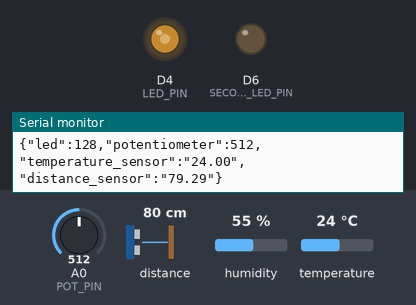
This sketch was run on a simulated ESP8266 (NodeMCU). Parts: output pins drawn as LEDs (lit = HIGH), the last lines printed to the serial monitor. Wiring (inferred from the names in the program): ultrasonic range finder: trigger D2; echo D3. Inputs (shaded band) come from the test bench; at power-on: A0 (POT_PIN) = 512, distance to the obstacle 80 cm, humidity 55 %, temperature 24 °C. The echo pulse lasts 58.3 µs per cm; WiFi joins after 1.5 s; servers stay silent unless stated; pins used as bus, display or sensor lines are not drawn.

Above: at 2.7 s.
2.8 s: A0 (POT_PIN) set to 190
At 4.8 s:
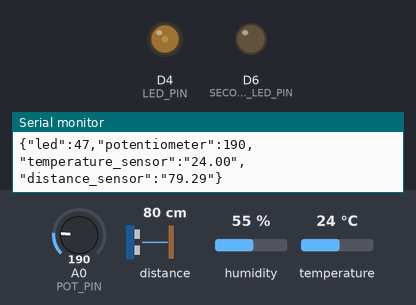
5.1 s: A0 (POT_PIN) set to 716
At 6.6 s:
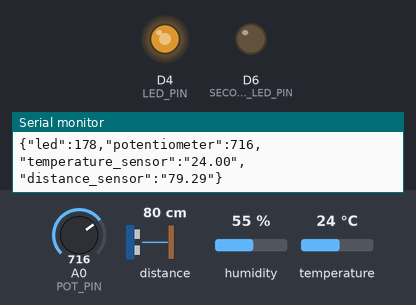
7.3 s: A0 (POT_PIN) set to 992
At 8.4 s:
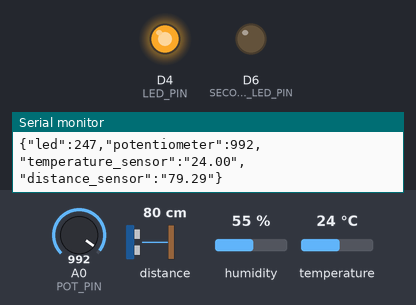
Timing chart, 0 to 10.3 s (numbered marks = the images above; inputs shaded):
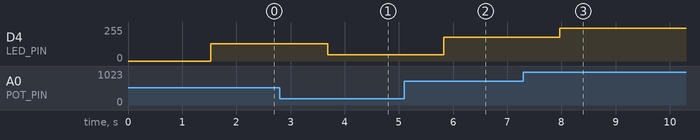

Measured:
- after the input at 2.8 s, D4 (LED_PIN): 128/255 → 47/255 after 0.89 s
- after the input at 5.1 s, D4 (LED_PIN): 47/255 → 178/255 after 0.73 s
- after the input at 7.3 s, D4 (LED_PIN): 178/255 → 247/255 after 0.67 s

The sketch:

WEBSOCKETSAPP.ino
```cpp
#include <ArduinoJson.h>
#include <ESP8266WiFi.h>
#include <ESP8266WebServer.h>
#include <WebSocketsServer.h>
#include <Adafruit_Sensor.h>
#include <DHT.h>

#define DHTPIN D5     // Pin donde está conectado el sensor
#define DHTTYPE DHT11   // Tipo de sensor utilizado (DHT11, DHT22, AM2302, etc.)

DHT dht(DHTPIN, DHTTYPE);

#define TRIGGER_PIN D2
#define ECHO_PIN D3
#define POT_PIN A0
#define LED_PIN D4
#define SECOND_LED_PIN D6 // Nuevo pin para el segundo LED

const char* ssid = "BrionesLaptop";
const char* password = "Briones2004";

IPAddress ip(192,168,137,170);
ESP8266WebServer server(80);
WebSocketsServer webSocket(81);

void webSocketEvent(uint8_t num, WStype_t type, uint8_t * payload, size_t length) {
  if (type == WStype_TEXT) {
    Serial.println("Mensaje recibido del cliente: ");
    Serial.println((char *)payload);

    // Verificar si el mensaje es "encender" o "apagar"
    if (strcmp((char *)payload, "encender") == 0) {
      digitalWrite(SECOND_LED_PIN, HIGH); // Encender el segundo LED
    } else if (strcmp((char *)payload, "apagar") == 0) {
      digitalWrite(SECOND_LED_PIN, LOW); // Apagar el segundo LED
    }
  }
}

void setup() {
  Serial.begin(9600);
  WiFi.config(ip, IPAddress(192, 168, 1, 1), IPAddress(255, 255, 255, 0));
  dht.begin();

  pinMode(TRIGGER_PIN, OUTPUT);
  pinMode(ECHO_PIN, INPUT);
  pinMode(POT_PIN, INPUT);
  pinMode(LED_PIN, OUTPUT);
  pinMode(SECOND_LED_PIN, OUTPUT); // Establecer el segundo LED como salida

  WiFi.begin(ssid, password);
  Serial.print("Conectando a WiFi");
  while (WiFi.status() != WL_CONNECTED) {
    delay(500);
    Serial.print(".");
  }
  Serial.println();
  Serial.println("Conectado a la red WiFi.");

  server.begin();
  webSocket.begin();
  webSocket.onEvent(webSocketEvent);
  Serial.println("Servidor iniciado");
}

void loop() {
  webSocket.loop();
  float temperature = dht.readTemperature();
  float humidity = dht.readHumidity();

  float distance = getDistance();

  int potValue = analogRead(POT_PIN);
  int ledBrightness = map(potValue, 0, 1023, 0, 255);
  analogWrite(LED_PIN, ledBrightness);

  // Crear el objeto JSON
  StaticJsonDocument<200> jsonDocument;
  jsonDocument["led"] = ledBrightness;
  jsonDocument["potentiometer"] = potValue;
  // Limitar la temperatura y la distancia a dos decimales
  char temperatureStr[6];
  dtostrf(temperature, 4, 2, temperatureStr);
  jsonDocument["temperature_sensor"] = temperatureStr;
  char distanceStr[6];
  dtostrf(distance, 4, 2, distanceStr);
  jsonDocument["distance_sensor"] = distanceStr;

  // Serializar el objeto JSON
  String jsonString;
  serializeJson(jsonDocument, jsonString);

  // Imprimir el JSON en el puerto serial
  Serial.println("JSON enviado al cliente:");
  Serial.println(jsonString);

  // Enviar el JSON al cliente a través de WebSocket
  webSocket.broadcastTXT(jsonString);

  delay(1000);
}

float getDistance() {
  digitalWrite(TRIGGER_PIN, LOW);
  delayMicroseconds(2);
  digitalWrite(TRIGGER_PIN, HIGH);
  delayMicroseconds(10);
  digitalWrite(TRIGGER_PIN, LOW);

  float duration = pulseIn(ECHO_PIN, HIGH);
  float distance = duration * 0.034 / 2;

  return distance;
}
```
